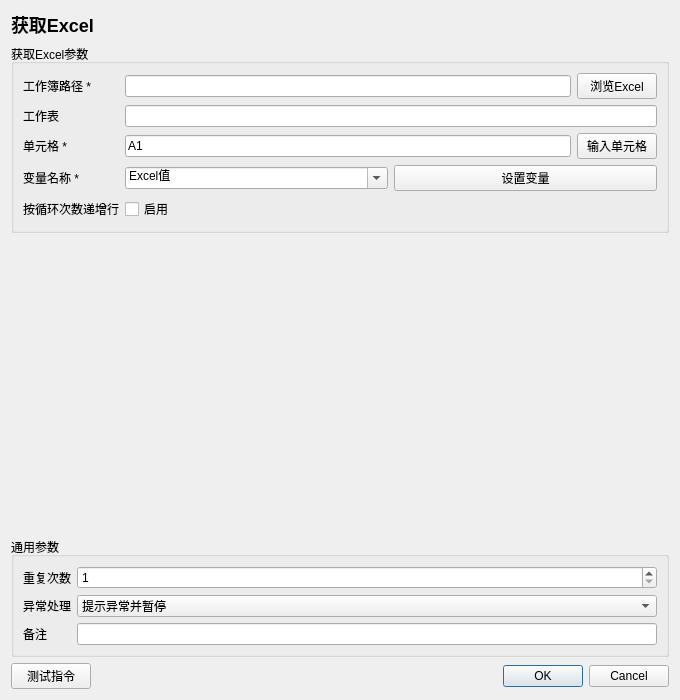
<?xml version="1.0" encoding="UTF-8"?>
<ui version="4.0"><class>InstructionEditor</class><widget class="QDialog" name="InstructionEditor">
<property name="geometry"><rect><x>0</x><y>0</y><width>680</width><height>700</height></rect></property><property name="minimumSize"><size><width>560</width><height>480</height></size></property><property name="windowTitle"><string>获取Excel</string></property>
<layout class="QVBoxLayout" name="rootLayout">
<item><widget class="QLabel" name="titleLabel"><property name="text"><string>获取Excel</string></property><property name="styleSheet"><string>font-size: 18px; font-weight: 600;</string></property></widget></item>
<item><widget class="QGroupBox" name="parameterGroupBox"><property name="title"><string>获取Excel参数</string></property><layout class="QFormLayout" name="parameterFormLayout"><item row="0" column="0"><widget class="QLabel" name="parameterLabel_0"><property name="text"><string>工作簿路径 *</string></property></widget></item><item row="0" column="1"><widget class="QWidget" name="parameterContainer_0" native="true"><layout class="QHBoxLayout" name="parameterLayout_0"><property name="leftMargin"><number>0</number></property><property name="topMargin"><number>0</number></property><property name="rightMargin"><number>0</number></property><property name="bottomMargin"><number>0</number></property><item><widget class="QLineEdit" name="parameter_0"><property name="text"><string></string></property></widget></item><item><widget class="QPushButton" name="auxiliary_0"><property name="text"><string>浏览Excel</string></property></widget></item></layout></widget></item>
<item row="1" column="0"><widget class="QLabel" name="parameterLabel_1"><property name="text"><string>工作表</string></property></widget></item><item row="1" column="1"><widget class="QLineEdit" name="parameter_1"><property name="text"><string></string></property></widget></item>
<item row="2" column="0"><widget class="QLabel" name="parameterLabel_2"><property name="text"><string>单元格 *</string></property></widget></item><item row="2" column="1"><widget class="QWidget" name="parameterContainer_2" native="true"><layout class="QHBoxLayout" name="parameterLayout_2"><property name="leftMargin"><number>0</number></property><property name="topMargin"><number>0</number></property><property name="rightMargin"><number>0</number></property><property name="bottomMargin"><number>0</number></property><item><widget class="QLineEdit" name="parameter_2"><property name="text"><string>A1</string></property></widget></item><item><widget class="QPushButton" name="auxiliary_2"><property name="text"><string>输入单元格</string></property></widget></item></layout></widget></item>
<item row="3" column="0"><widget class="QLabel" name="parameterLabel_3"><property name="text"><string>变量名称 *</string></property></widget></item><item row="3" column="1"><widget class="QWidget" name="parameterContainer_3" native="true"><layout class="QHBoxLayout" name="parameterLayout_3"><property name="leftMargin"><number>0</number></property><property name="topMargin"><number>0</number></property><property name="rightMargin"><number>0</number></property><property name="bottomMargin"><number>0</number></property><item><widget class="QComboBox" name="parameter_3"><property name="editable"><bool>true</bool></property><item><property name="text"><string>Excel值</string></property></item></widget></item><item><widget class="QPushButton" name="auxiliary_3"><property name="text"><string>设置变量</string></property></widget></item></layout></widget></item>
<item row="4" column="0"><widget class="QLabel" name="parameterLabel_4"><property name="text"><string>按循环次数递增行</string></property></widget></item><item row="4" column="1"><widget class="QCheckBox" name="parameter_4"><property name="checked"><bool>false</bool></property><property name="text"><string>启用</string></property></widget></item></layout></widget></item>
<item><spacer name="verticalSpacer"><property name="orientation"><enum>Qt::Vertical</enum></property><property name="sizeHint" stdset="0"><size><width>20</width><height>20</height></size></property></spacer></item>
<item><widget class="QGroupBox" name="commonGroupBox"><property name="title"><string>通用参数</string></property><layout class="QFormLayout" name="commonFormLayout">
<item row="0" column="0"><widget class="QLabel" name="repeatLabel"><property name="text"><string>重复次数</string></property></widget></item><item row="0" column="1"><widget class="QSpinBox" name="repeatSpinBox"><property name="minimum"><number>1</number></property><property name="maximum"><number>999999</number></property><property name="value"><number>1</number></property></widget></item>
<item row="1" column="0"><widget class="QLabel" name="errorPolicyLabel"><property name="text"><string>异常处理</string></property></widget></item><item row="1" column="1"><widget class="QComboBox" name="errorPolicyComboBox"><item><property name="text"><string>自动跳过</string></property></item><item><property name="text"><string>提示异常并暂停</string></property></item><item><property name="text"><string>提示异常并停止</string></property></item><property name="currentIndex"><number>1</number></property></widget></item>
<item row="2" column="0"><widget class="QLabel" name="noteLabel"><property name="text"><string>备注</string></property></widget></item><item row="2" column="1"><widget class="QLineEdit" name="noteEdit"/></item>
</layout></widget></item>
<item><layout class="QHBoxLayout" name="footerLayout"><item><widget class="QPushButton" name="testButton"><property name="text"><string>测试指令</string></property></widget></item><item><spacer name="footerSpacer"><property name="orientation"><enum>Qt::Horizontal</enum></property><property name="sizeHint" stdset="0"><size><width>40</width><height>20</height></size></property></spacer></item><item><widget class="QDialogButtonBox" name="buttonBox"><property name="standardButtons"><set>QDialogButtonBox::Cancel|QDialogButtonBox::Ok</set></property></widget></item></layout></item>
</layout></widget><resources/><connections/></ui>
